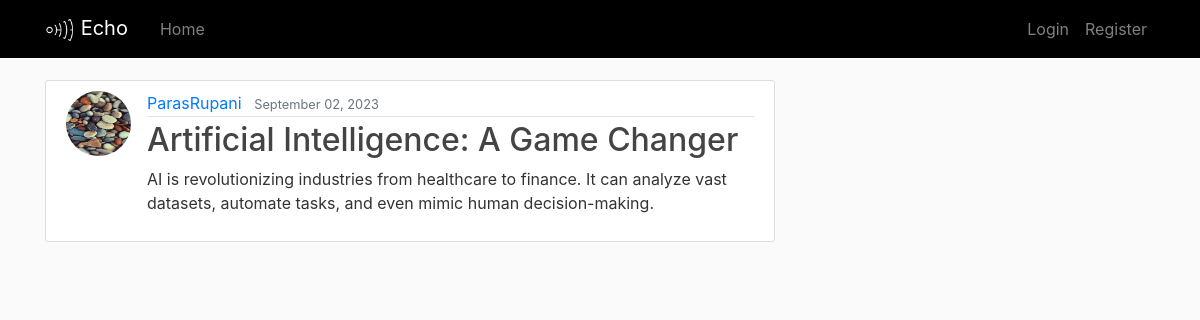
The app's page /post/1/ with its own data.
### blogapp/models.py (models this page shows, shortened)
class Post(models.Model):
    title=models.CharField(max_length=100)
    content=models.TextField()
    date_posted=models.DateTimeField(default=timezone.now)
    author=models.ForeignKey(User, on_delete=models.CASCADE)

### users/models.py (models this page shows, shortened)
class Profile(models.Model):
    user=models.OneToOneField(User, on_delete=models.CASCADE)
    image=models.ImageField(default="default.jpg", upload_to='profile_pics')

### blogapp/views.py (the view)
# urls.py: path('post/<int:pk>/', PostDetailView.as_view(), name='post-detail'),
class PostDetailView(DetailView):
    model = Post

### blogapp/templates/blogapp/post_detail.html (shortened to what this page needs)
{% extends "blogapp/base.html" %}
{% block content %}
  <article class="media content-section">
    <img class="rounded-circle article-img" src="{{ object.author.profile.image.url }}">
    <div class="media-body">
      <div class="article-metadata">
        <a class="mr-2" href="{% url 'user-posts' object.author.username %}">{{ object.author }}</a>
        <small class="text-muted">{{ object.date_posted|date:"F d, Y" }}</small>
      </div>
      <h2 class="article-title">{{ object.title }}</h2>
      <p class="article-content">{{ object.content }}</p>
    </div>
  </article>
{% endblock content %}

### blogapp/static/main.css (style rules this page uses)
body { background: #fafafa; color: #333333; margin-top: 5rem; }
h1, h2, h3, h4, h5, h6 { color: #444444; }
.content-section { background: #ffffff; padding: 10px 20px; border: 1px solid #dddddd; border-radius: 3px; margin-bottom: 20px; }
.article-title { color: #444444; }
.article-content { white-space: pre-line; }
.article-img { height: 65px; width: 65px; margin-right: 16px; }
.article-metadata { padding-bottom: 1px; margin-bottom: 4px; border-bottom: 1px solid #e3e3e3 }

### records on screen
Post: author.profile.image (placeholder picture), author "ParasRupani", date_posted "September 02, 2023", title "Artificial Intelligence: A Game Changer", content "AI is revolutionizing industries from healthcare to finance. It can analyze vast datasets, automate tasks, and even mimic human decision-making."
